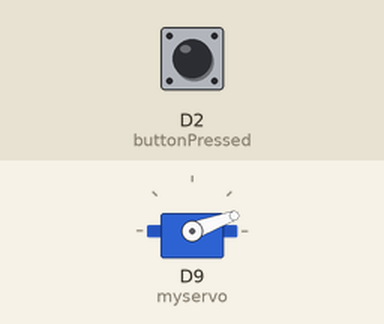
Simulated run of this sketch. Board: Arduino Uno R4 WiFi. On the bench: servo. Inputs (shaded band) come from the test bench; at power-on: D2 (buttonPressed) HIGH. WiFi joins after 1.5 s; servers stay silent unless stated; what the sketch prints to the serial monitor is not drawn.

Above: at 7.7 s.
7.8 s: D2 (buttonPressed) pulled LOW for 0.15 s
At 8.5 s:
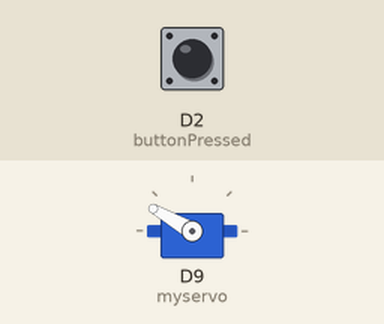
9.5 s: D2 (buttonPressed) pulled LOW for 1 s
At 11.0 s:
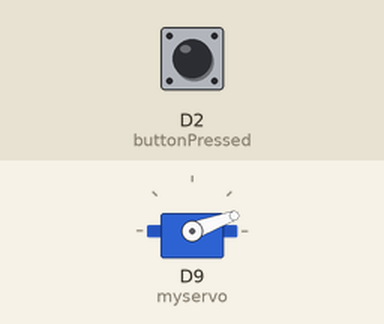
12.0 s: D2 (buttonPressed) pulled LOW for 3.2 s
At 15.8 s:
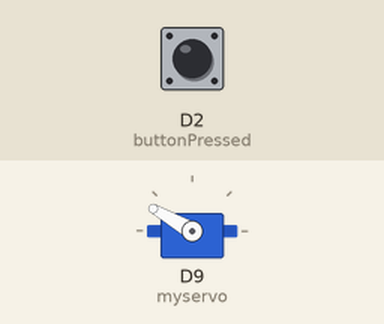
Timing chart, 0 to 17.3 s (numbered marks = the images above; inputs shaded):
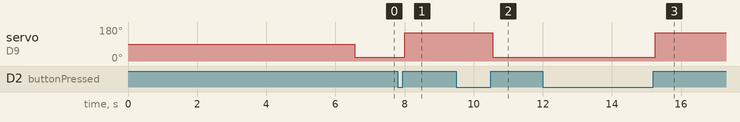

The sketch:

smart-door-lock.ino
```cpp
#include <Servo.h>
#include <WiFiS3.h>
#include <ArduinoHttpClient.h>
#include <C:\Users\Ioannis\Downloads\IoT Project\secrets.h>


// Servo object
Servo myservo;

const char WIFI_SSID[] = "ICTlab1";
const char WIFI_PASSWORD[] = "ICT-lab-education";
  // const char WIFI_SSID[] = SECRET_SSID;
  // const char WIFI_PASSWORD[] = SECRET_PASS;

const char SERVER[] =  "192.168.40.67";    //"10.154.133.253";
const int SERVER_PORT = 5000;

IPAddress targetIP(192,168,40,67);

WiFiClient wifiClient;
HttpClient httpClient(wifiClient, SERVER, SERVER_PORT);
enum State {
  LOCKED,
  UNLOCKED
};

const unsigned long DEBOUNCE_MS = 50;

bool lastButtonReading = LOW;
bool stableButtonState = LOW;
unsigned long lastDebounceTime = 0;


void setup() {
  // put your setup code here, to run once:
  pinMode(2, INPUT_PULLUP);
  Serial.begin(9600);
  myservo.attach(9);
  connectWiFi();
}
State shouldState;
State isState;
void loop() {
  Serial.println(WiFi.ping(targetIP));
  bool wifiOK = (WiFi.ping(targetIP) > 0);

  if (wifiOK) {

    shouldState = getStateFromServer();
  }

  if (isState != shouldState) {
    Serial.println("Change isState");
    changestate();
  }

  if (buttonPressed()){
    Serial.println("Button pressed");
    shouldState = (shouldState == LOCKED) ? UNLOCKED : LOCKED;

    if (wifiOK) {
      toggleStateOnServer();
    }
  }
}


bool changestate(){
  if (shouldState == UNLOCKED){
    myservo.write(20);
  } else {
    myservo.write(150);
  }
  isState = shouldState;
}
void toggleStateOnServer() {
  httpClient.post("/api/toggle", "application/json", "{}");
}


void connectWiFi() {
  Serial.print("Connecting to WiFi");
  while (WiFi.status() != WL_CONNECTED) {
  WiFi.begin(WIFI_SSID, WIFI_PASSWORD);
  for (int i = 0; i < 10; i++) {
  delay(500);
  Serial.print(".");
  }
  }
  Serial.println();
  Serial.println("WiFi connected.");
  Serial.print("IP address: ");
  Serial.println(WiFi.localIP());
}

State getStateFromServer(){
  httpClient.get("/api/state");
  String response = httpClient.responseBody();
  response.trim();
  if (response == "{\"servoOn\":true}") {
    return UNLOCKED;
  } else if (response == "{\"servoOn\":false}") {
    return LOCKED;
  }
}

bool buttonPressed() {
  bool reading = digitalRead(2);

  if (reading != lastButtonReading) {
    lastDebounceTime = millis();
    lastButtonReading = reading;
  }

  if (millis() - lastDebounceTime >= DEBOUNCE_MS &&
      reading != stableButtonState) {
    stableButtonState = reading;

    // INPUT_PULLUP: gedrückt bedeutet LOW
    if (stableButtonState == HIGH) {
      return true;
    }
  }

  return false;
}
```

Measured:
- after the input at 7.8 s, servo on D9 (myservo): 20° → 150° after 0.20 s
- after the input at 9.5 s, servo on D9 (myservo): 150° → 20° after 1.1 s
- after the input at 12.0 s, servo on D9 (myservo): 20° → 150° after 3.3 s
